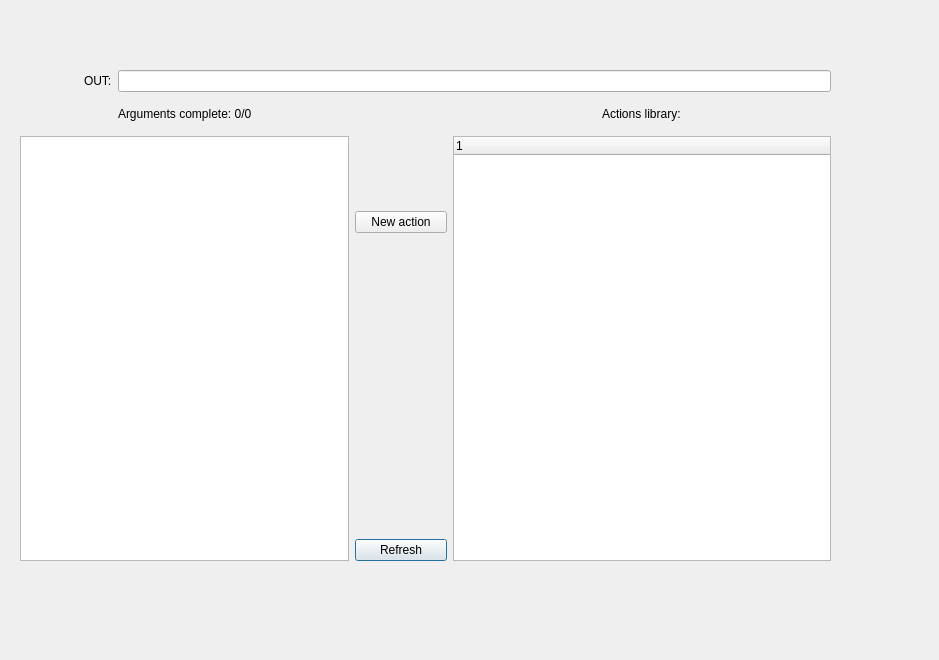
<?xml version="1.0" encoding="UTF-8"?>
<ui version="4.0">
 <class>Dialog</class>
 <widget class="QDialog" name="Dialog">
  <property name="geometry">
   <rect>
    <x>0</x>
    <y>0</y>
    <width>939</width>
    <height>660</height>
   </rect>
  </property>
  <property name="windowTitle">
   <string>Dialog</string>
  </property>
  <widget class="QWidget" name="gridLayoutWidget">
   <property name="geometry">
    <rect>
     <x>20</x>
     <y>70</y>
     <width>811</width>
     <height>491</height>
    </rect>
   </property>
   <layout class="QGridLayout" name="gridLayout">
    <item row="13" column="3">
     <widget class="QPushButton" name="pushButton">
      <property name="text">
       <string>Refresh</string>
      </property>
     </widget>
    </item>
    <item row="0" column="0" alignment="Qt::AlignRight">
     <widget class="QLabel" name="label">
      <property name="text">
       <string>OUT:</string>
      </property>
     </widget>
    </item>
    <item row="1" column="1" alignment="Qt::AlignHCenter">
     <widget class="QLabel" name="label_2">
      <property name="text">
       <string>Arguments complete: 0/0</string>
      </property>
     </widget>
    </item>
    <item row="0" column="1" colspan="7">
     <widget class="QLineEdit" name="lineEdit"/>
    </item>
    <item row="2" column="0" rowspan="12" colspan="3">
     <widget class="QListWidget" name="listWidget"/>
    </item>
    <item row="1" column="5" colspan="2" alignment="Qt::AlignHCenter">
     <widget class="QLabel" name="label_3">
      <property name="text">
       <string>Actions library:</string>
      </property>
     </widget>
    </item>
    <item row="4" column="3">
     <widget class="QPushButton" name="pushButton_2">
      <property name="text">
       <string>New action</string>
      </property>
     </widget>
    </item>
    <item row="2" column="4" rowspan="12" colspan="4">
     <widget class="QTreeWidget" name="treeWidget_2">
      <column>
       <property name="text">
        <string notr="true">1</string>
       </property>
      </column>
     </widget>
    </item>
   </layout>
  </widget>
  <zorder>gridLayoutWidget</zorder>
  <zorder>treeView</zorder>
  <zorder>treeView</zorder>
  <zorder>treeView</zorder>
 </widget>
 <resources/>
 <connections/>
</ui>
